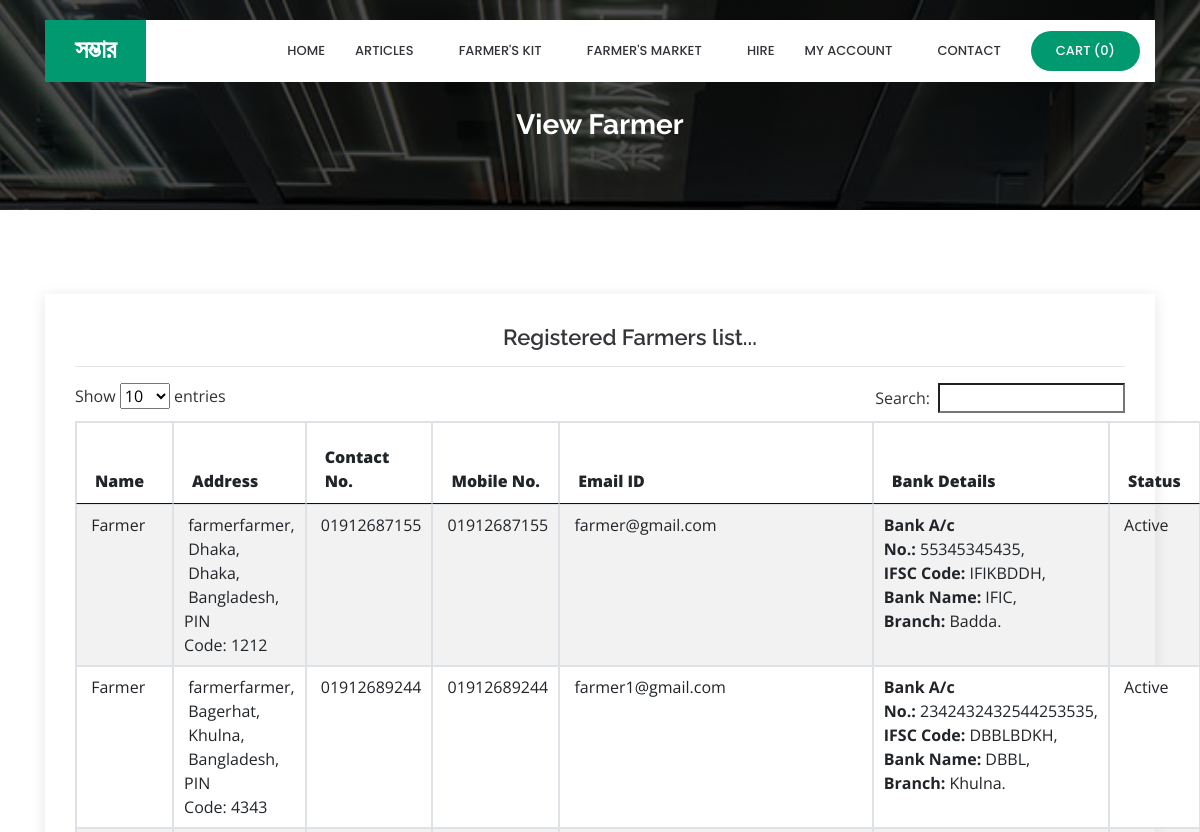
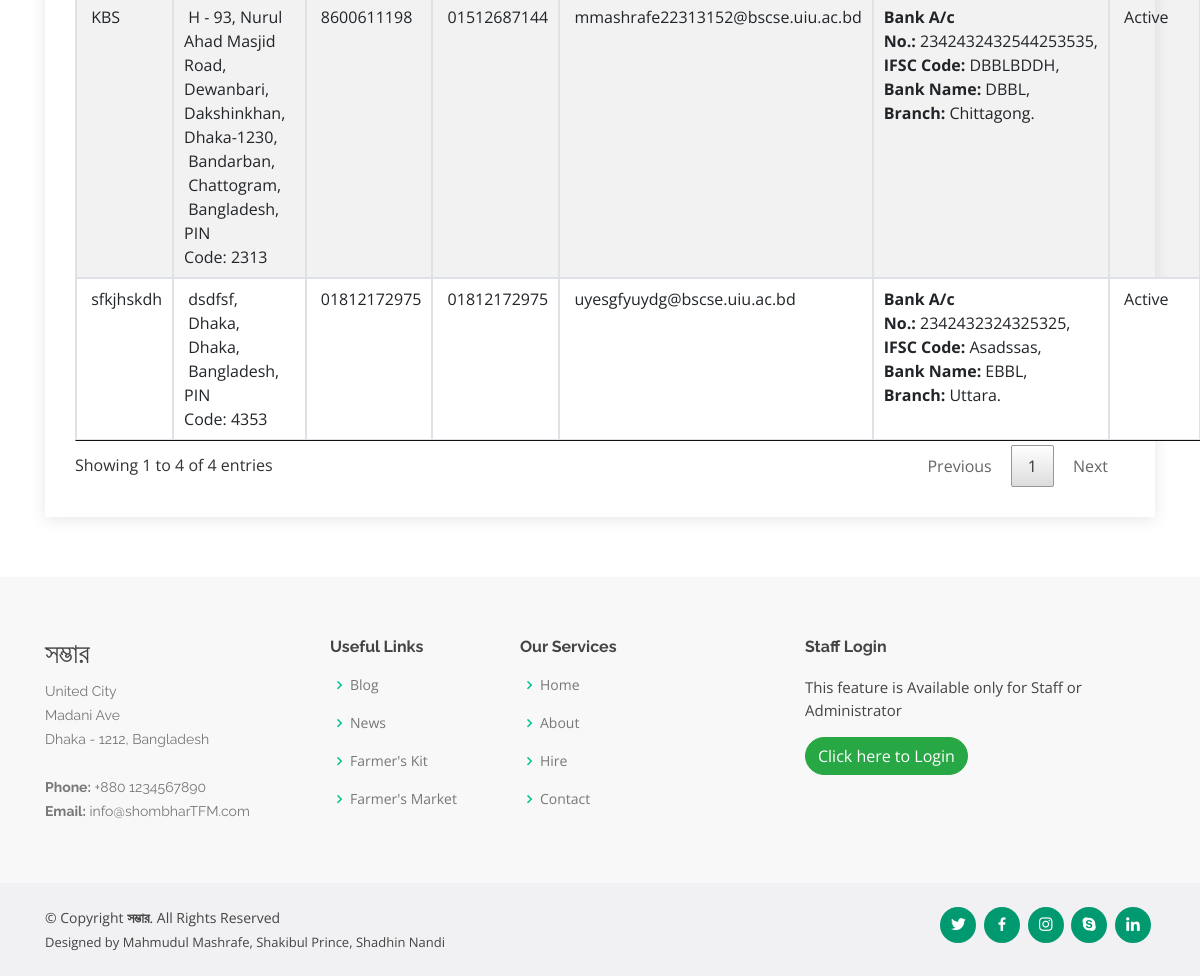
Screenshot of /viewseller.php with the database file from the repository (2 pictures, top to bottom).
### tables this page shows
CREATE TABLE `seller` (
  `seller_id` int(10) NOT NULL,
  `seller_name` varchar(25) NOT NULL,
  `seller_address` text NOT NULL,
  `state_id` int(10) NOT NULL,
  `country_id` int(10) NOT NULL,
  `city_id` int(10) NOT NULL,
  `pincode` varchar(10) NOT NULL,
  `contact_number` varchar(15) NOT NULL,
  `mobile_no` varchar(11) NOT NULL,
  `email_id` varchar(50) NOT NULL,
  `password` varchar(25) NOT NULL,
  `bank_name` varchar(50) NOT NULL,
  `bank_branch` varchar(50) NOT NULL,
  `bank_IFSC` varchar(25) NOT NULL,
  `bank_acno` varchar(25) NOT NULL,
  `status` varchar(10) NOT NULL
);

CREATE TABLE `city` (
  `city_id` int(10) NOT NULL,
  `country_id` int(10) NOT NULL,
  `state_id` int(10) NOT NULL,
  `city` varchar(25) NOT NULL,
  `description` text NOT NULL,
  `status` varchar(10) NOT NULL
);

CREATE TABLE `state` (
  `state_id` int(10) NOT NULL,
  `country_id` int(10) NOT NULL,
  `state` varchar(25) NOT NULL,
  `description` text NOT NULL,
  `status` varchar(10) NOT NULL
);

CREATE TABLE `country` (
  `country_id` int(10) NOT NULL,
  `country` varchar(25) NOT NULL,
  `description` text NOT NULL,
  `status` varchar(10) NOT NULL
);

### viewseller.php (the view, shortened to what this page needs)
<?php
include("header.php");
?>
  <main id="main">
    <section id="cta" class="cta">
      <div class="container">
        <div class="text-center" data-aos="zoom-in">
		<br><br>
          <h3>View Farmer</h3>
        </div>
      </div>
    </section>
    <section id="contact" class="contact">
      <div class="container">
        <div class="row">
          <div class="col-lg-12" data-aos="fade-up" data-aos-delay="100">
            <div class="info mt-4 ">
		<center><h4>Registered Farmers list...</h4></center><hr>
<?php
							 $sql = "SELECT * FROM seller";
							  $qsql = mysqli_query($con,$sql);
							  if(mysqli_num_rows($qsql)  == 0)
									{
										echo "<center>There is no Seller to display!!</center>";
									}
									else
									{
							?>
							<table ID="datatable" class="table table-striped table-bordered"  style="width:100%">
								<THEAD>
							  <tr>
						      <th width="98" height="60"><strong>Name</strong></th>
						      <th width="130"><strong>Address</strong></th>
						      <th width="104"><strong>Contact No.</strong></th>
						      <th width="104"><strong>Mobile No.</strong></th>
						      <th width="115"><strong>Email ID</strong></th>
						      <th width="138"><strong>Bank Details</strong></th>
						      <th width="98"><strong>Status</strong></th>
						      </tr>
								</THEAD>
								<TBODY>
<?php
							  while($rs = mysqli_fetch_array($qsql))
							  {
								   $sql1 = "SELECT * FROM country WHERE country_id='$rs[country_id]'";
								  $qsql1 = mysqli_query($con,$sql1);
								  $rs1 = mysqli_fetch_array($qsql1);
								  $sql2 = "SELECT * FROM state WHERE state_id='$rs[state_id]'";
								  $qsql2 = mysqli_query($con,$sql2);
								  $rs12 = mysqli_fetch_array($qsql2);
								  $sql3 = "SELECT * FROM city WHERE city_id='$rs[city_id]'";
								  $qsql3 = mysqli_query($con,$sql3);
								  $rs13 = mysqli_fetch_array($qsql3);
							  echo "
						    <tr>
						      <td>&nbsp;$rs[seller_name]</td>
						      <td>&nbsp;$rs[seller_address],
						      &nbsp;$rs13[city],
						      &nbsp;$rs12[state],
						      &nbsp;$rs1[country],
						      PIN Code:&nbsp;" . $rs['pincode']. "
						      <td>&nbsp;$rs[contact_number]</td>
						      <td>&nbsp;$rs[mobile_no]</td>
						      <td>&nbsp;$rs[email_id]</td>
						      <td> <strong>Bank A/c No.:</strong>&nbsp;$rs[bank_acno],<br>"."
							  <strong>IFSC Code:</strong>&nbsp;$rs[bank_IFSC],<br>"."
							  <strong>Bank Name:</strong>&nbsp;$rs[bank_name],<br>"."
						      <strong>Branch:</strong>&nbsp;$rs[bank_branch].
						     </td>
						      <td>&nbsp;$rs[status]</td>
						      <td>&nbsp;  <a href='seller.php?editid=$rs[seller_id]' class='btn btn-info'>Edit</a><br><a href='viewseller.php?deleteid=$rs[seller_id]' onclick='return delconfirm()' class='btn btn-danger'>Delete</a></td>
					        </tr>";
							  }
							  ?>
								</TBODY>
						  </table>
						<?php
						 }
						?>
            </div>
		  </div>
        </div>
      </div>
    </section>
  </main>
<?php
include("footer.php");
?>

### assets/css/style.css (style rules this page uses)
body { font-family: "Open Sans", sans-serif; color: #444444; }
h1, h2, h3, h4, h5, h6 { font-family: "Raleway", sans-serif; }
section { padding: 60px 0; overflow: hidden; }
.cta { background: linear-gradient(rgba(2, 2, 2, 0.7), rgba(0, 0, 0, 0.7)), url("../img/cta-bg.jpg") fixed center center; background-size: cover; padding: 60px 0; }
.cta h3 { color: #fff; font-size: 28px; font-weight: 700; }
.contact .info { padding: 30px; width: 100%; background: #fff; box-shadow: 0px 2px 15px rgba(0, 0, 0, 0.1); }
.contact .info h4 { padding: 0 0 0 60px; font-size: 22px; font-weight: 600; margin-bottom: 5px; color: #36343a; }

### rows the page displays
seller: seller_name "KBS", seller_address "H - 93, Nurul Ahad Masjid Road, Dewanbari, Dakshinkhan, Dhaka-1230", city.city "Bandarban", state.state "Chattogram", country.country "Bangladesh", pincode "2313", contact_number "8600611198", mobile_no "01512687144", email "mmashrafe22313152@bscse.uiu.ac.bd", bank_acno "2342432432544253535", bank_IFSC "DBBLBDDH", bank_name "DBBL", bank_branch "Chittagong", status "Active"
seller: seller_name "sfkjhskdh", seller_address "dsdfsf", city.city "Dhaka", state.state "Dhaka", country.country "Bangladesh", pincode "4353", contact_number "01812172975", mobile_no "01812172975", email "uyesgfyuydg@bscse.uiu.ac.bd", bank_acno "2342432324325325", bank_IFSC "Asadssas", bank_name "EBBL", bank_branch "Uttara", status "Active"
seller: seller_name "Farmer", seller_address "farmerfarmer", city.city "Dhaka", state.state "Dhaka", country.country "Bangladesh", pincode "1212", contact_number "01912687155", mobile_no "01912687155", email "farmer@gmail.com", bank_acno "55345345435", bank_IFSC "IFIKBDDH", bank_name "IFIC", bank_branch "Badda", status "Active"
seller: seller_name "Farmer", seller_address "farmerfarmer", city.city "Bagerhat", state.state "Khulna", country.country "Bangladesh", pincode "4343", contact_number "01912689244", mobile_no "01912689244", email "farmer1@gmail.com", bank_acno "2342432432544253535", bank_IFSC "DBBLBDKH", bank_name "DBBL", bank_branch "Khulna", status "Active"

### other values shown
$config['PROJECT_TITLE'] "সম্ভার"
mysqli_num_rows($qsqlproduct_purchase_record) "0"
$address "United City"
$address "Madani Ave"
$address "Dhaka - 1212, Bangladesh"
$config['PHONE'][0] "+880 1234567890"
$config['EMAIL'][0] "info@shombharTFM.com"
substr($developersanddesigners, 0, -2) "Mahmudul Mashrafe, Shakibul Prince, Shadhin Nandi"
